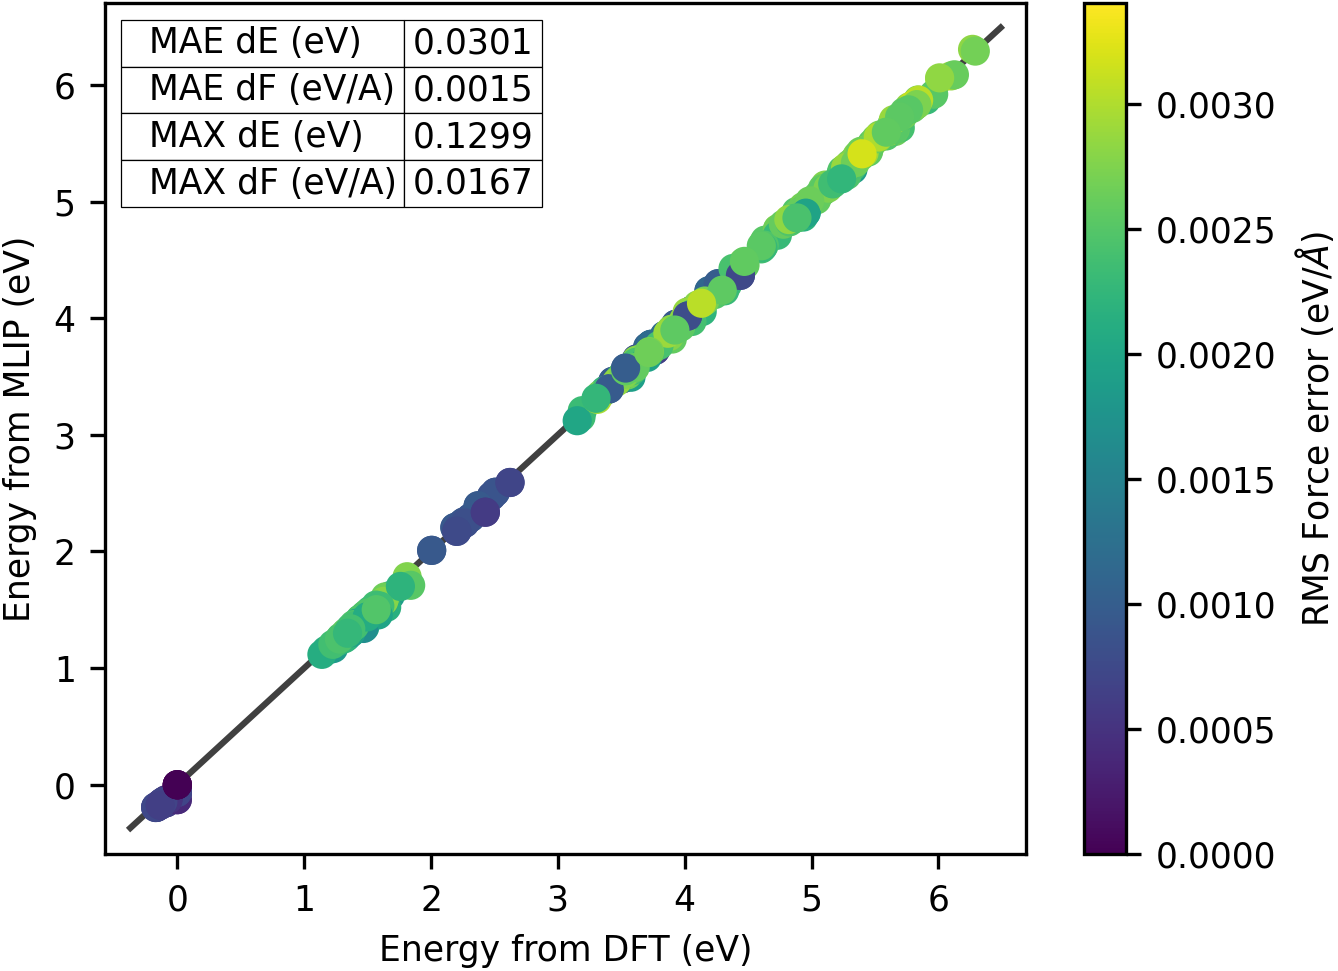

Generate this figure with Python:
import matplotlib.pyplot as plt
from ase.io import read,write,Trajectory
from glob import glob
import numpy as np
from os import chdir
from scipy.interpolate import interp2d
from mace.calculators import MACECalculator
fontsize = 8.3
plt.rcParams['font.size'] = fontsize
plt.rcParams["figure.figsize"] = (4.75,3.5)

#Load MACE calculator
model_path = "../training/MoWSSe_MACE_201_run-123.model"
calc = MACECalculator(model_paths=model_path, 
                      device="cuda", default_dtype="float64")

#Working directory 
chdir('test_data/')

#Load atomic energies
E_Mo = read('Mo.pwo').get_potential_energy()
E_W = read('W.pwo').get_potential_energy()
E_S = read('S.pwo').get_potential_energy()
E_Se = read('Se.pwo').get_potential_energy()


###Get formation energies for parent layers at 100K
f_energy_QE = {}

atoms_MoS2 = read('x0.000y0.000s1.000T0100.pwo')
f_energy_QE[0,0] = atoms_MoS2.get_potential_energy()-36*E_Mo-72*E_S

atoms_MoSe2 = read('x0.000y1.000s1.000T0100.pwo')
f_energy_QE[0,1] = atoms_MoSe2.get_potential_energy()-36*E_Mo-72*E_Se

atoms_WS2 = read('x1.000y0.000s1.000T0100.pwo')
f_energy_QE[1,0] = atoms_WS2.get_potential_energy()-36*E_W-72*E_S

atoms_WSe2 = read('x1.000y1.000s1.000T0100.pwo')
f_energy_QE[1,1] = atoms_WSe2.get_potential_energy()-36*E_W-72*E_Se
xd = np.array([0,1,0,1])
yd = np.array([0,0,1,1])


##Interpolation function for alloys formation energy
E_QE = [0]*len(xd)
for q in range(len(xd)):
    E_QE[q] = f_energy_QE[xd[q],yd[q]]
E_xy_QE = interp2d(xd,yd,E_QE)

xs = np.linspace(0,1,7)
ys = np.linspace(0,1,7)

###Arrays to store forces and energies for both Espresso and MACE
nfiles = len(glob(f'*s1.000*.pwo'))
target_energies = np.zeros(nfiles)
predicted_energies = np.zeros(nfiles)
target_forces = np.zeros((nfiles,108,3))
predicted_forces = np.zeros((nfiles,108,3))

j=0
### Loop over all compositions
for x in xs:
    for y in ys:
        files = glob(f'x{x:5.3f}y{y:5.3f}*s1.000*.pwo')
        for file in files:
            atoms = read(file)
            n_Mo = atoms.symbols.count('Mo')
            n_W = atoms.symbols.count('W')
            n_S = atoms.symbols.count('S')
            n_Se = atoms.symbols.count('Se')
            xp = (n_W)/(n_Mo+n_W)
            yp = (n_Se)/(n_S+n_Se)
            total_atomic_energy = n_Mo*E_Mo + n_W*E_W + n_S*E_S + n_Se*E_Se
            target_energies[j] = atoms.get_potential_energy() - (total_atomic_energy + E_xy_QE(xp,yp))
            target_forces[j] = atoms.get_forces()
            atoms.calc = calc
            predicted_energies[j] = atoms.get_potential_energy() - total_atomic_energy -E_xy_QE(xp,yp)
            predicted_forces[j] = atoms.get_forces()
            j+=1

###Get MAE,MAX(F and E) and RMS (F)  
rms_fd = np.zeros(len(target_forces))

for i in range(len(target_forces)):
    
     rms_fd[i] = np.sqrt(np.mean((target_forces[i].flatten()-predicted_forces[i].flatten())**2))

mae_e = np.mean(np.abs(target_energies-predicted_energies))
mae_f = np.mean(np.abs(target_forces.flatten()-predicted_forces.flatten()))

max_e = np.max(np.abs(target_energies-predicted_energies))
max_f = np.max(np.abs(target_forces.flatten()-predicted_forces.flatten()))

stats = {"MAE dE (eV)  ": mae_e,
        "MAE dF (eV/A)": mae_f,
        "MAX dE (eV)  ": max_e,
        "MAX dF (eV/A)": max_f}

im = plt.scatter(target_energies,predicted_energies,c=rms_fd) 
#Plot colorbar
cb = plt.colorbar(im)
cb.set_label(r'RMS Force error (eV/$\AA$)')

#y=x line
line_range = np.linspace(min(target_energies)-.2,max(target_energies)+.2)
plt.plot(line_range,line_range,'k-', alpha=0.75, zorder=0)

#Set x and y axis limits
plt.xlim(min(target_energies)-.4,max(target_energies)+.4)
plt.ylim(min(predicted_energies)-.4,max(predicted_energies)+.4)


#Stats table
my_stats = [stats[x] for x in stats]
my_labels = [x for x in stats]
cellText = [[f'{x:0.4f}'] for x in my_stats]
tab = plt.table(rowLabels=my_labels,cellText=cellText,
                bbox=[0.34,0.76,0.15,0.22],cellLoc='center')

tab.auto_set_column_width(col=[0,1])

# Reduce border width
for key, cell in tab.get_celld().items():
    cell.set_linewidth(0.3)  # Set the desired border width

#Assign labels
plt.xlabel('Energy from DFT (eV)')
plt.ylabel('Energy from MLIP (eV)')
plt.tight_layout()

plt.savefig('target_vs_predict.png',dpi=300,facecolor='white',transparent=False,bbox_inches='tight',pad_inches=0.01)

plt.show()
